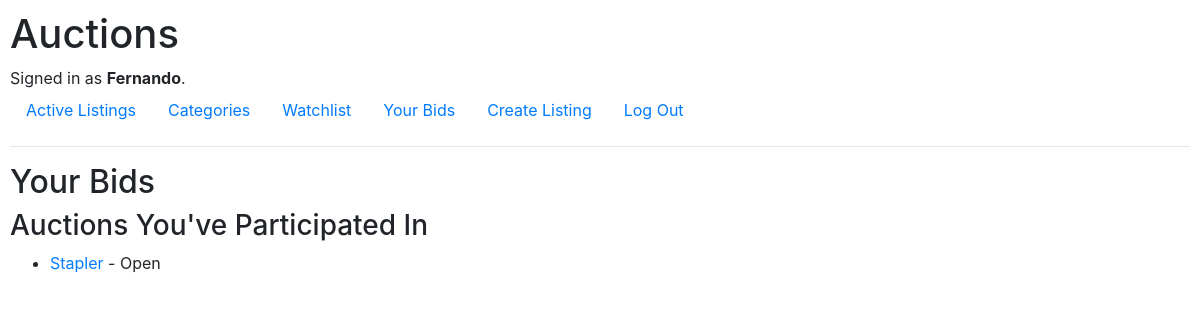
The page /user_activities (signed in) on the database as committed earlier.
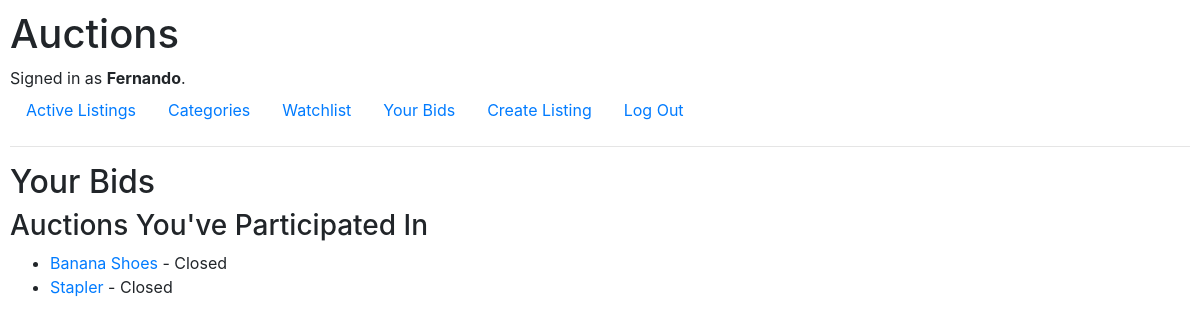
The same page on the database as committed later.
### auctions/models.py (models this page shows, shortened)
class User(AbstractUser):
    pass

class Listing(models.Model):
    owner = models.ForeignKey(User, on_delete=models.CASCADE, related_name="listings")
    title = models.CharField(max_length=200)
    description = models.TextField()
    starting_bid = models.DecimalField(max_digits=10, decimal_places=2)
    image_url = models.URLField(blank=True) # Opcional
    is_active = models.BooleanField(default=True)
    category = models.ForeignKey(Category, on_delete=models.SET_NULL, null=True, blank=True, related_name="listings")
    created_at = models.DateTimeField(auto_now_add=True)

### auctions/views.py (the view)
# urls.py: path('user_activities', views.user_activities, name='user_activities'),
@login_required
def user_activities(request):
    user_bids = Bid.objects.filter(bidder=request.user).select_related('listing').order_by('-bid_time')
    participated_listings = []
    listed_listings_ids = set()
    for bid in user_bids:
        if bid.listing.id not in listed_listings_ids:
            participated_listings.append(bid.listing)
            listed_listings_ids.add(bid.listing.id)
    return render(request, 'auctions/user_activities.html', {
        'participated_listings': participated_listings,
    })

### auctions/templates/auctions/user_activities.html
{% extends "auctions/layout.html" %}
{% block body %}
    <h2>Your Bids  </h2>
    {% if participated_listings %}
        <div>
            <h3>Auctions You've Participated In</h3>
            <ul>
                {% for listing in participated_listings %}
                    <li>
                        <a href="{% url 'listing' listing.id %}">{{ listing.title }}</a> -
                        {% if listing.is_active %}
                            Open
                        {% else %}
                            Closed
                        {% endif %}
                    </li>
                {% endfor %}
            </ul>
        </div>
    {% else %}
        <p>No has participado en ninguna subasta aún.</p>
    {% endif %}
{% endblock %}

### auctions/templates/auctions/layout.html (shortened to what this page needs)
{% load static %}
<!DOCTYPE html>
<html lang="en">
    <head>
        <link rel="stylesheet" href="https://stackpath.bootstrapcdn.com/bootstrap/4.4.1/css/bootstrap.min.css">
        <link rel="stylesheet" href="{% static 'auctions/styles.css' %}">
    </head>
    <body>
        <h1>Auctions</h1>
        <div>
            {% if user.is_authenticated %}
                Signed in as <strong>{{ user.username }}</strong>.
            {% else %}
                Not signed in.
            {% endif %}
        </div>
        <ul class="nav">
            {% if user.is_authenticated %}
                <li class="nav-item">
                    <a class="nav-link" href="{% url 'index' %}">Active Listings</a>
                </li>
                <li class="nav-item">
                    <a class="nav-link" href="{% url 'categories' %}">Categories</a>
                </li>
                <li class="nav-item">
                    <a class="nav-link" href="{% url 'watchlist' %}">Watchlist</a>
                </li>
                <li class="nav-item">
                    <a class="nav-link" href="{% url 'user_activities' %}">Your Bids</a>
                </li>
                <li class="nav-item">
                    <a class="nav-link" href="{% url 'create_listing' %}">Create Listing</a>
                </li>
                <li class="nav-item">
                    <a class="nav-link" href="{% url 'logout' %}">Log Out</a>
                </li>
            {% endif %}
        </ul>
        <hr>
        {% block body %}
        {% endblock %}
    </body>
</html>

### auctions/static/auctions/styles.css (style rules this page uses)
body { padding: 10px; }

Rows that differ between the two databases and show on the page:
added Listing: title "Banana Shoes", is_active "Closed"
changed Listing "Stapler": is_active "Open" → "Closed"
